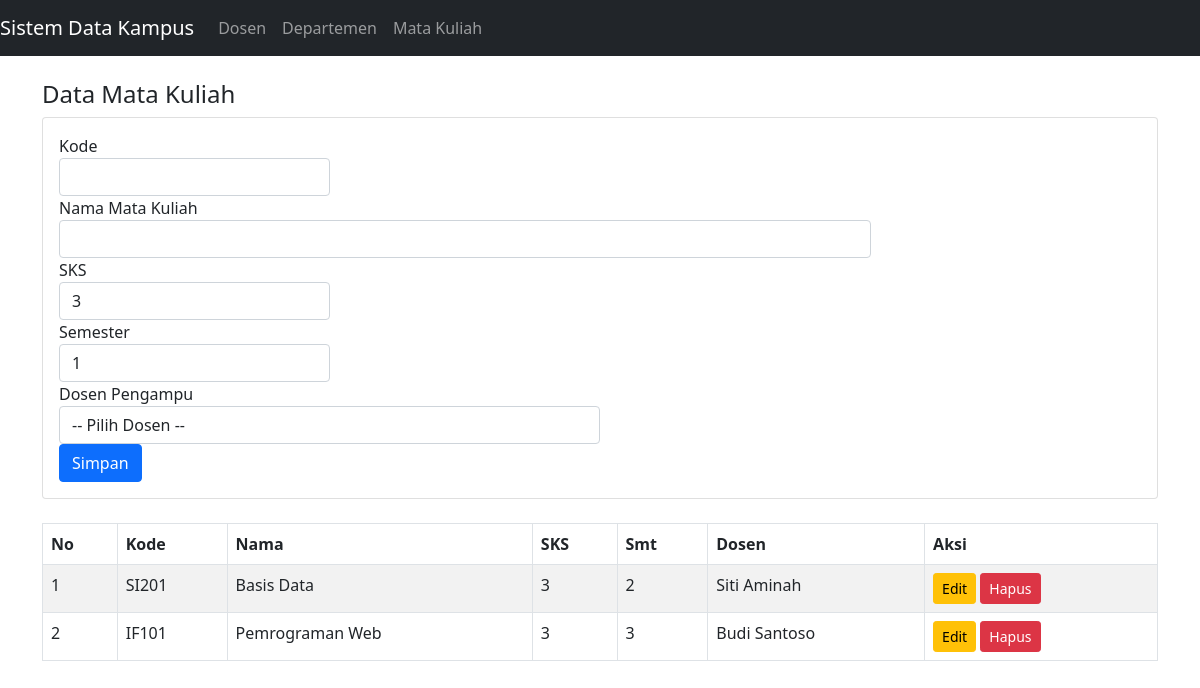
The app's page /sistem_data_kampus/course.php with its own data.
### tables this page shows
CREATE TABLE courses (
  id          INT AUTO_INCREMENT PRIMARY KEY,
  code        VARCHAR(10)  NOT NULL UNIQUE,
  name        VARCHAR(100) NOT NULL,
  credits     TINYINT NOT NULL DEFAULT 3,
  semester    TINYINT NOT NULL DEFAULT 1,
  lecturer_id INT NOT NULL,
   
  FOREIGN KEY (lecturer_id) REFERENCES lecturers(id)
    ON DELETE CASCADE ON UPDATE CASCADE
);

CREATE TABLE lecturers (
  id            INT AUTO_INCREMENT PRIMARY KEY,
  name          VARCHAR(100) NOT NULL,
  nidn          VARCHAR(20),
  phone         VARCHAR(20),
  join_date     DATE,
  email         VARCHAR(100),
  department_id INT NULL,
   
  FOREIGN KEY (department_id) REFERENCES departments(id)
    ON DELETE SET NULL ON UPDATE CASCADE
);

### sistem_data_kampus/controllers/CourseController.php (called while the page is built, shortened)
<?php
class CourseController
{
    public function index(): void
    {
        $m = new Course();
        $msg = $_GET['msg'] ?? '';
        $edit = isset($_GET['edit']) ? $m->find((int)$_GET['edit']) : null;
        (new CourseView())->render($m->all(), (new Lecturer())->all(), $edit, $msg);
    }
}

### sistem_data_kampus/course.php (called while the page is built)
<?php
require __DIR__ . '/config.php';
(new CourseController())->index();

### sistem_data_kampus/models/DB.php (called while the page is built, shortened)
<?php
class DB
{
    private static $pdo;
    public static function pdo(): PDO
    {
        if (!self::$pdo) {
            self::$pdo = new PDO(
                'mysql:host=' . DB_HOST . ';dbname=' . DB_NAME . ';charset=utf8mb4',
                DB_USER, DB_PASS,
                [PDO::ATTR_ERRMODE => PDO::ERRMODE_EXCEPTION,
                 PDO::ATTR_DEFAULT_FETCH_MODE => PDO::FETCH_ASSOC]
            );
        }
        return self::$pdo;
    }
    public static function select(string $sql, array $p = []): array
    {
        $s = self::pdo()->prepare($sql);
        $s->execute($p);
        return $s->fetchAll();
    }
}

### sistem_data_kampus/models/Course.php (called while the page is built, shortened)
<?php
class Course
{
    public function all(): array
    {
        return DB::select('SELECT c.*, l.name AS lecturer_name
                           FROM courses c JOIN lecturers l ON l.id = c.lecturer_id
                           ORDER BY c.semester, c.code');
    }
}

### sistem_data_kampus/config.php (called while the page is built, shortened)
<?php
spl_autoload_register(function ($class) {
    foreach (['models', 'views', 'controllers'] as $dir) {
        $f = __DIR__ . "/$dir/$class.php";
        if (is_file($f)) { require $f; return; }
    }
});
function e($v): string { return htmlspecialchars((string)$v, ENT_QUOTES, 'UTF-8'); }

### sistem_data_kampus/models/Lecturer.php (called while the page is built, shortened)
<?php
class Lecturer
{
    public function all(): array
    {
        return DB::select('SELECT l.*, d.name AS department_name
                           FROM lecturers l LEFT JOIN departments d ON d.id = l.department_id
                           ORDER BY l.name');
    }
}

### sistem_data_kampus/views/CourseView.php (the view, shortened to what this page needs)
<?php
class CourseView
{
    public function render(array $rows, array $lecturers, $edit, string $msg): void
    {
        $tr = '';
        foreach ($rows as $i => $r) {
            $tr .= '<tr><td>' . ($i + 1) . '</td><td>' . e($r['code']) . '</td><td>' . e($r['name'])
                 . '</td><td>' . e($r['credits']) . '</td><td>' . e($r['semester'])
                 . '</td><td>' . e($r['lecturer_name']) . '</td><td class="text-nowrap">'
                 . Template::actions('course', (int)$r['id']) . '</td></tr>';
        }
        $content = (new Template('course.html'))->fill([
            'ALERT'    => Template::alert($msg),
            'ID'       => e($edit['id'] ?? ''),
            'CODE'     => e($edit['code'] ?? ''),
            'NAME'     => e($edit['name'] ?? ''),
            'CREDITS'  => e($edit['credits'] ?? 3),
            'SEMESTER' => e($edit['semester'] ?? 1),
            'LEC_OPT'  => Template::options($lecturers, 'id', 'name', $edit['lecturer_id'] ?? '', '-- Pilih Dosen --'),
            'BTN'      => $edit ? 'Update' : 'Simpan',
            'CANCEL'   => $edit ? '<a href="course.php" class="btn btn-secondary">Batal</a>' : '',
            'ROWS'     => $tr,
        ])->render();
        echo Template::page('Mata Kuliah', 'course', $content);
    }
}

### sistem_data_kampus/views/Template.php
<?php
class Template
{
    private $html;
    public function __construct(string $file)
    {
        $this->html = file_get_contents(__DIR__ . '/../templates/' . $file);
    }
    public function fill(array $vars): self
    {
        $map = [];
        foreach ($vars as $k => $v) $map['{{' . $k . '}}'] = $v;
        $this->html = strtr($this->html, $map);
        return $this;
    }
    public function render(): string { return $this->html; }
    public static function page(string $title, string $active, string $content): string
    {
        $nav = '';
        foreach (['index' => 'Dosen', 'department' => 'Departemen', 'course' => 'Mata Kuliah'] as $f => $label) {
            $cls = $f === $active ? ' active' : '';
            $nav .= '<li class="nav-item' . $cls . '"><a class="nav-link" href="' . $f . '.php">' . $label . '</a></li>';
        }
        return (new self('layout.html'))->fill(['TITLE' => e($title), 'NAV' => $nav, 'CONTENT' => $content])->render();
    }
    public static function alert(string $msg): string
    {
        return $msg === '' ? '' : '<div class="alert alert-info">' . e($msg) . '</div>';
    }
    public static function options(array $rows, string $valKey, string $textKey, $selected, string $placeholder): string
    {
        $o = '<option value="">' . e($placeholder) . '</option>';
        foreach ($rows as $r) {
            $sel = (string)$r[$valKey] === (string)$selected ? ' selected' : '';
            $o .= '<option value="' . e($r[$valKey]) . '"' . $sel . '>' . e($r[$textKey]) . '</option>';
        }
        return $o;
    }
    public static function actions(string $page, int $id): string
    {
        return '<a class="btn btn-sm btn-warning" href="' . $page . '.php?edit=' . $id . '">Edit</a> '
             . '<form method="post" action="' . $page . '.php" class="d-inline" onsubmit="return confirm(\'Hapus data ini?\')">'
             . '<input type="hidden" name="action" value="delete"><input type="hidden" name="id" value="' . $id . '">'
             . '<button class="btn btn-sm btn-danger">Hapus</button></form>';
    }
}

### records on screen
courses: code "SI201", name "Basis Data", credits "3", semester "2", lecturer.name "Siti Aminah"
courses: code "IF101", name "Pemrograman Web", credits "3", semester "3", lecturer.name "Budi Santoso"

### other values on screen
$label "Dosen"
$label "Departemen"
$label "Mata Kuliah"
